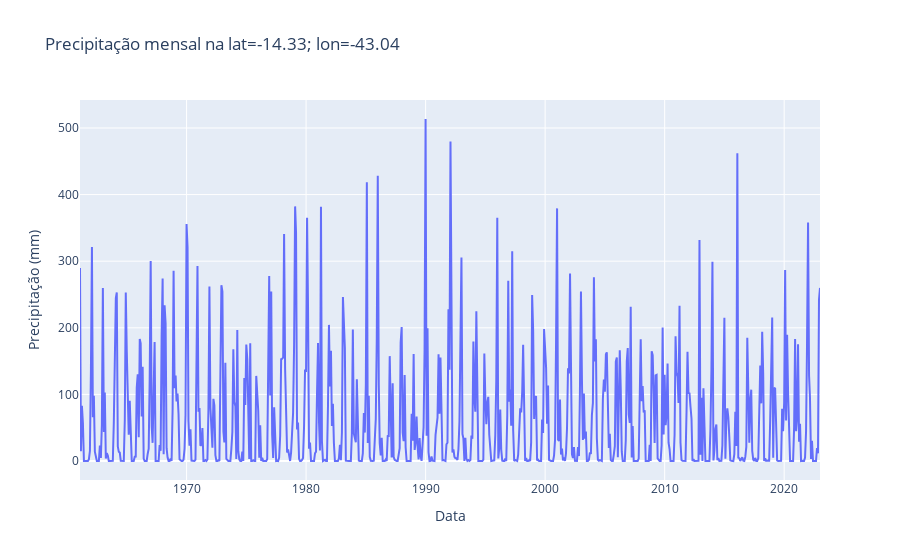

The notebook cell saved with this chart:
### Code cell
# Plotando mensal
fig = px.line(df_mes, x=df_mes.index, 
              y='Precipitação (mm)',
              title=f"Precipitação mensal na lat={lon_lat[1]}; lon={lon_lat[0]}")
fig.update_traces(hovertemplate="Data: %{x} <br>prec: %{y:.1f} mm")
fig.show()

### Figure 1 — Plotly figure (JSON) as saved in the notebook; plotly's stock layout.template omitted (floating-point values rounded to 4 significant figures; data arrays with more than 128 entries replaced by an {"elided": "..."} marker saying what was removed)
{"data": [{"hovertemplate": "Data: %{x} <br>prec: %{y:.1f} mm", "legendgroup": "", "line": {"color": "#636efa", "dash": "solid"}, "marker": {"symbol": "circle"}, "mode": "lines", "name": "", "orientation": "v", "showlegend": false, "type": "scatter", "x": {"elided": "744 str values"}, "xaxis": "x", "y": {"elided": "744 float values"}, "yaxis": "y"}], "layout": {"autosize": true, "legend": {"tracegroupgap": 0}, "title": {"text": "Precipitação mensal na lat=-14.33; lon=-43.04"}, "xaxis": {"anchor": "y", "autorange": true, "domain": [0, 1], "range": ["1961-01-31", "2022-12-31"], "title": {"text": "Data"}, "type": "date"}, "yaxis": {"anchor": "x", "autorange": true, "domain": [0, 1], "range": [-28.53, 542.0], "title": {"text": "Precipitação (mm)"}, "type": "linear"}}}
